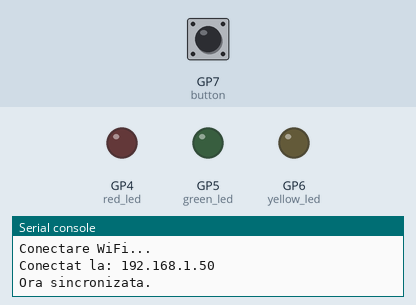
Recording of a program running on a simulated Raspberry Pi Pico running MicroPython. Shown: output pins drawn as LEDs (lit = HIGH), the last lines printed to the serial console. The inputs (shaded band) are chosen by the test bench; at power-on: GP7 (button) HIGH. WiFi joins after 1.5 s; the clock reads 2024-03-15 10:24:30 at power-on unless the program sets it.

Above: at 4.2 s.
4.3 s: GP7 (button) pulled LOW for 0.15 s
At 4.9 s:
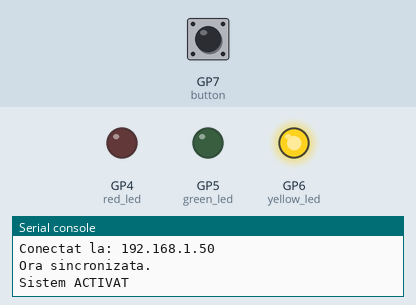
5.9 s: GP7 (button) pulled LOW for 1 s
At 6.3 s:
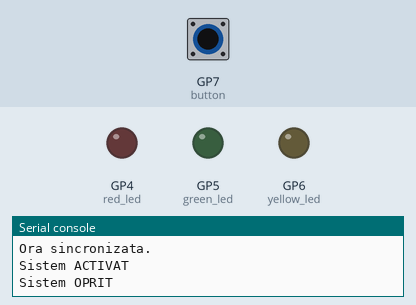
8.4 s: GP7 (button) pulled LOW for 3.2 s
At 9.6 s:
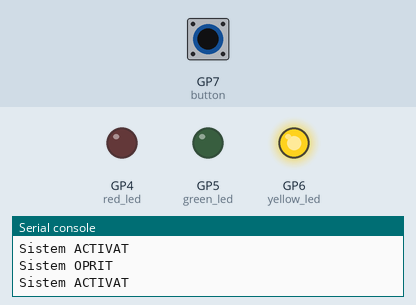
Timing chart, 0 to 11.4 s (numbered marks = the images above; inputs shaded):
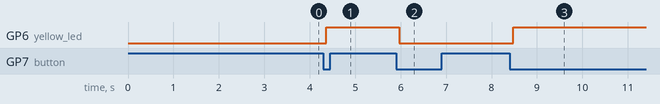

Measured:
- after the input at 4.3 s, GP6 (yellow_led): LOW → HIGH after 0.07 s
- after the input at 5.9 s, GP6 (yellow_led): HIGH → LOW after 0.07 s
- after the input at 8.4 s, GP6 (yellow_led): LOW → HIGH after 0.07 s

The program:

main.py
```python
import network
import time
from config import WIFI_SSID, WIFI_PASSWORD
from logic import handle_logic
from ntp_sync import sync_time
import machine


# Conectare WiFi
wlan = network.WLAN(network.STA_IF)
wlan.active(True)
wlan.connect(WIFI_SSID, WIFI_PASSWORD)

while not wlan.isconnected():
    print("Conectare WiFi...")
    time.sleep(1)

print("Conectat la:", wlan.ifconfig()[0])

sync_time()

# Bucla principală
while True:
    try:
        handle_logic()
    except Exception as e:
        print("Eroare în bucla principală:", e)

    time.sleep_ms(100)
```

config.py
```python
# config.py
WIFI_SSID = "..."
# Replace with your actual Wi-Fi SSID
WIFI_PASSWORD = "..."
# Replace with your actual Wi-Fi password
IP_ADDRESS = "..."
# Replace with your actual IP address
TIMEZONE_OFFSET = 3  # Romanian
DEBOUNCE_DELAY = 200
TIMEOUT = 3000
COOLDOWN = 3000

PIR1_PIN = 2
PIR2_PIN = 3
RED_LED_PIN = 4
GREEN_LED_PIN = 5
YELLOW_LED_PIN = 6
BUTTON_PIN = 7
```

logic.py
```python
# logic.py
import machine
import time
import urequests
import gc

from config import *
from time_utils import localtime_offset

# GPIOs
sensor_one = machine.Pin(PIR1_PIN, machine.Pin.IN)
sensor_two = machine.Pin(PIR2_PIN, machine.Pin.IN)
red_led = machine.Pin(RED_LED_PIN, machine.Pin.OUT)
green_led = machine.Pin(GREEN_LED_PIN, machine.Pin.OUT)
yellow_led = machine.Pin(YELLOW_LED_PIN, machine.Pin.OUT)
button = machine.Pin(BUTTON_PIN, machine.Pin.IN, machine.Pin.PULL_UP)

# Variabile interne
state = 0
last_triggered = None
timer_start = 0
last_event_time = 0
active = False
last_button_state = 1
debounce_time = 0

# Trimitere eveniment la serverul Flask
def trimite_eveniment(tip, ora):
    try:
        # Trimite un POST request la serverul Flask
        # Asigură-te că adresa IP este corectă
        urequests.post("http://" + IP_ADDRESS + ":5000/event", json={
            "type": tip,
            "time": ora
        })
        print("Eveniment trimis:", tip, ora)
    except Exception as e:
        print("Eroare la trimitere {}: {}".format(tip, e))
    finally:
        gc.collect()

# Verifică starea senzorilor
def pir1_triggered():
    return sensor_one.value() == 1

def pir2_triggered():
    return sensor_two.value() == 1

# Logica principală
def handle_logic():
    global state, last_triggered, timer_start, last_event_time
    global active, last_button_state, debounce_time

    now = time.ticks_ms()

    # Buton activare/dezactivare
    current_button_state = button.value()
    if current_button_state == 0 and last_button_state == 1:
        if time.ticks_diff(now, debounce_time) > DEBOUNCE_DELAY:
            active = not active
            print("Sistem ACTIVAT" if active else "Sistem OPRIT")
            debounce_time = now
    last_button_state = current_button_state

    # Sistem inactiv sau în cooldown
    if not active or time.ticks_diff(now, last_event_time) < COOLDOWN:
        red_led.value(0)
        green_led.value(0)
        yellow_led.value(0)
        return

    # Stare inițială
    if state == 0:
        if pir1_triggered():
            last_triggered = "PIR1"
            timer_start = now
            state = 1
        elif pir2_triggered():
            last_triggered = "PIR2"
            timer_start = now
            state = 1
        red_led.value(0)
        green_led.value(0)
        yellow_led.value(1)

    # Așteptare al doilea senzor sau timeout
    elif state == 1:
        if time.ticks_diff(now, timer_start) > TIMEOUT:
            state = 0
        elif last_triggered == "PIR1" and pir2_triggered():
            t = localtime_offset(3)
            ora = "{:02d}:{:02d}:{:02d}".format(t[3], t[4], t[5])
            trimite_eveniment("intrare", ora)
            green_led.value(1)
            red_led.value(0)
            yellow_led.value(0)
            last_event_time = now
            state = 0
        elif last_triggered == "PIR2" and pir1_triggered():
            t = localtime_offset(3)
            ora = "{:02d}:{:02d}:{:02d}".format(t[3], t[4], t[5])
            trimite_eveniment("iesire", ora)
            red_led.value(1)
            green_led.value(0)
            yellow_led.value(0)
            last_event_time = now
            state = 0

# Returnează status-ul curent (dacă mai e necesar)
def get_status():
    return {
        "active": active,
        "last_event": last_triggered if last_triggered else "N/A",
        "last_time": "{:02d}:{:02d}:{:02d}".format(*localtime_offset(3)[3:6])
    }
```

ntp_sync.py
```python
# ntp_sync.py
import ntptime
import time

def sync_time():
    connected = False
    while not connected:
        try:
            ntptime.settime()
            print("Ora sincronizata.")
            connected = True
        except:
            print("Eroare la sincronizarea cu NTP.")
        time.sleep(1)
```

time_utils.py
```python
# time_utils.py
import time
from config import TIMEZONE_OFFSET

def localtime_offset(offset_hours=TIMEZONE_OFFSET):
    return time.localtime(time.time() + offset_hours * 3600)
```
